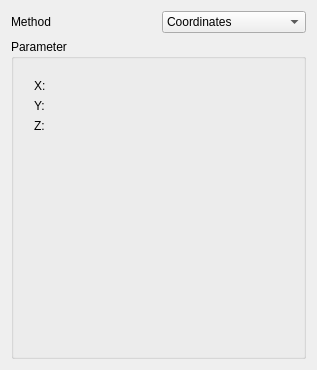
<?xml version="1.0" encoding="UTF-8"?>
<ui version="4.0">
 <class>Arigin3DGui::CreatePoint</class>
 <widget class="QWidget" name="Arigin3DGui::CreatePoint">
  <property name="geometry">
   <rect>
    <x>0</x>
    <y>0</y>
    <width>317</width>
    <height>370</height>
   </rect>
  </property>
  <property name="windowTitle">
   <string>Point coordinate</string>
  </property>
  <property name="sizeGripEnabled" stdset="0">
   <bool>true</bool>
  </property>
  <layout class="QGridLayout" name="gridLayout">
   <item row="0" column="1">
    <widget class="QComboBox" name="comboBox_CreatePoint">
     <property name="sizePolicy">
      <sizepolicy hsizetype="Minimum" vsizetype="Preferred">
       <horstretch>0</horstretch>
       <verstretch>0</verstretch>
      </sizepolicy>
     </property>
     <property name="maxVisibleItems">
      <number>16</number>
     </property>
     <item>
      <property name="text">
       <string>Coordinates</string>
      </property>
     </item>
     <item>
      <property name="text">
       <string>Fit center of gravity</string>
      </property>
     </item>
     <item>
      <property name="text">
       <string>Point</string>
      </property>
      <property name="icon">
       <iconset resource="../../Part/Gui/Resources/Part.qrc">
        <normaloff>:/icons/Part_Point_Parametric.svg</normaloff>:/icons/Part_Point_Parametric.svg</iconset>
      </property>
     </item>
    </widget>
   </item>
   <item row="0" column="0">
    <widget class="QLabel" name="label_CreatePointMethod">
     <property name="text">
      <string>Method</string>
     </property>
    </widget>
   </item>
   <item row="1" column="0" colspan="2">
    <widget class="QGroupBox" name="groupBox_2">
     <property name="title">
      <string>Parameter</string>
     </property>
     <layout class="QGridLayout">
      <property name="leftMargin">
       <number>9</number>
      </property>
      <property name="topMargin">
       <number>9</number>
      </property>
      <property name="rightMargin">
       <number>9</number>
      </property>
      <property name="bottomMargin">
       <number>9</number>
      </property>
      <property name="spacing">
       <number>6</number>
      </property>
      <item row="1" column="0">
       <widget class="QStackedWidget" name="widgetStack2">
        <property name="currentIndex">
         <number>0</number>
        </property>
        <widget class="QWidget" name="page0_coordinate">
         <layout class="QGridLayout" name="gridLayout_9">
          <item row="0" column="0">
           <layout class="QGridLayout" name="gridLayout_4">
            <item row="0" column="0">
             <widget class="QLabel" name="label_X_Axis">
              <property name="text">
               <string>X:</string>
              </property>
              <property name="alignment">
               <set>Qt::AlignLeading|Qt::AlignLeft|Qt::AlignVCenter</set>
              </property>
             </widget>
            </item>
            <item row="1" column="0">
             <widget class="QLabel" name="label_Y_Axis">
              <property name="text">
               <string>Y:</string>
              </property>
              <property name="alignment">
               <set>Qt::AlignLeading|Qt::AlignLeft|Qt::AlignVCenter</set>
              </property>
             </widget>
            </item>
            <item row="2" column="0">
             <widget class="QLabel" name="label_Z_Axis">
              <property name="text">
               <string>Z:</string>
              </property>
              <property name="alignment">
               <set>Qt::AlignLeading|Qt::AlignLeft|Qt::AlignVCenter</set>
              </property>
             </widget>
            </item>
            <item row="0" column="1">
             <widget class="Gui::QuantitySpinBox" name="vertexX" native="true">
              <property name="unit" stdset="0">
               <string notr="true">mm</string>
              </property>
              <property name="value" stdset="0">
               <double>0.000000000000000</double>
              </property>
             </widget>
            </item>
            <item row="1" column="1">
             <widget class="Gui::QuantitySpinBox" name="vertexY" native="true">
              <property name="unit" stdset="0">
               <string notr="true">mm</string>
              </property>
              <property name="value" stdset="0">
               <double>0.000000000000000</double>
              </property>
             </widget>
            </item>
            <item row="2" column="1">
             <widget class="Gui::QuantitySpinBox" name="vertexZ" native="true">
              <property name="unit" stdset="0">
               <string notr="true">mm</string>
              </property>
              <property name="value" stdset="0">
               <double>0.000000000000000</double>
              </property>
             </widget>
            </item>
           </layout>
          </item>
          <item row="1" column="0">
           <spacer name="verticalSpacer_3">
            <property name="orientation">
             <enum>Qt::Vertical</enum>
            </property>
            <property name="sizeHint" stdset="0">
             <size>
              <width>20</width>
              <height>139</height>
             </size>
            </property>
           </spacer>
          </item>
         </layout>
        </widget>
        <widget class="QWidget" name="page1_fit"/>
       </widget>
      </item>
     </layout>
    </widget>
   </item>
  </layout>
 </widget>
 <layoutdefault spacing="6" margin="11"/>
 <customwidgets>
  <customwidget>
   <class>Gui::QuantitySpinBox</class>
   <extends>QWidget</extends>
   <header>Gui/QuantitySpinBox.h</header>
  </customwidget>
 </customwidgets>
 <tabstops>
  <tabstop>comboBox_CreatePoint</tabstop>
  <tabstop>vertexX</tabstop>
  <tabstop>vertexY</tabstop>
  <tabstop>vertexZ</tabstop>
 </tabstops>
 <resources>
  <include location="../../Part/Gui/Resources/Part.qrc"/>
 </resources>
 <connections>
  <connection>
   <sender>comboBox_CreatePoint</sender>
   <signal>activated(int)</signal>
   <receiver>widgetStack2</receiver>
   <slot>setCurrentIndex(int)</slot>
   <hints>
    <hint type="sourcelabel">
     <x>240</x>
     <y>30</y>
    </hint>
    <hint type="destinationlabel">
     <x>230</x>
     <y>116</y>
    </hint>
   </hints>
  </connection>
 </connections>
</ui>
